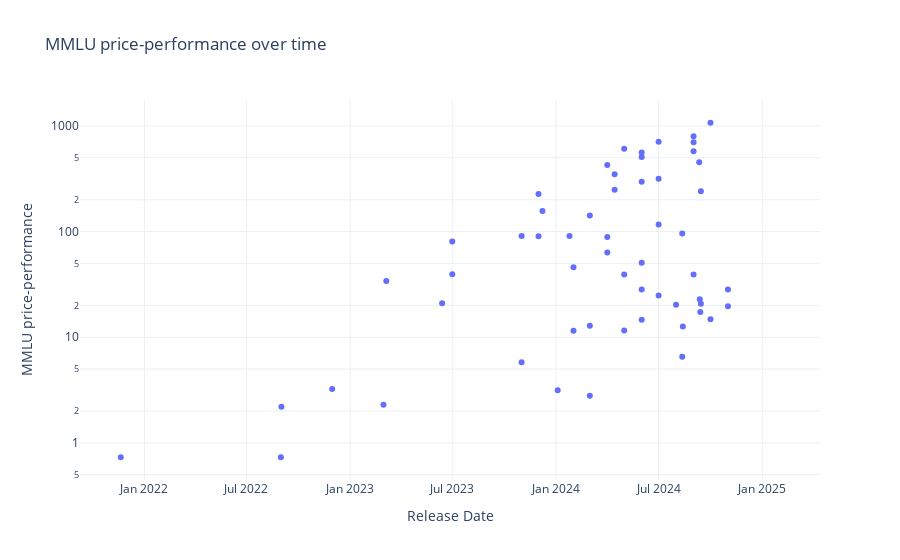

Notebook code cell kept with this figure:
### Code cell
aa_df['MMLU price-performance'] = aa_df['MMLU'] / aa_df['USD per 1M Tokens']
# Plot 'MMLU price-performance' vs. 'Date'
fig = px.scatter(aa_df, x='Release Date', y='MMLU price-performance', title='MMLU price-performance over time', hover_data=['Model Name'])
fig.update_layout(yaxis_type='log')
fig.show()

### Figure 1 — Plotly figure (JSON) as saved in the notebook; plotly's stock layout.template omitted (floating-point values rounded to 4 significant figures)
{"data": [{"customdata": [["GPT-3"], ["GPT-3"], ["GPT-3"], ["GPT-3.5"], ["GPT-4"], ["GPT-3.5 Turbo"], ["GPT-3.5 Turbo"], ["Llama-2-Chat-7B"], ["Llama-2-Chat-13B"], ["GPT-3.5 Turbo"], ["GPT-4 Turbo"], ["Llama 2-70B Chat"], ["Llama 2-7B"], ["Llama 2-13B"], ["GPT-3"], ["GPT-3.5 Turbo"], ["Mistral-Small-2024-02"], ["Mistral-Large-2024-02"], ["Claude-3-Haiku"], ["Claude-3-Sonnet"], ["Claude-3-Opus"], ["Llama-3-Instruct-70B"], ["Llama-3-Instruct-8B"], ["Mistral-8x22"], ["Llama 2-13B"], ["Llama 2-7B"], ["Gemini-1.5-Pro-2024-05"], ["Gemini-1.5-Flash-2024-05"], ["GPT-4o-2024-05"], ["Mistral-Large-2-2024-06"], ["Mistral-NeMo"], ["Claude-3.5-Haiku"], ["Gemma-2-27B"], ["Claude-3.5-Sonnet-2024-06"], ["Gemma-2-9B"], ["GPT-4o-mini"], ["Llama-3.1-Instruct-70B"], ["Llama-3.1-Instruct-405B"], ["Llama-3.1-Instruct-8B"], ["GPT-4o-2024-08"], ["Claude 2.1"], ["Claude 2"], ["Gemini 1.0 Pro"], ["Claude Instant"], ["Cohere Command"], ["Command R"], ["Command R+"], ["Cohere Command Light"], ["Gemini-1.5-Pro-2024-09"], ["Gemini-1.5-Flash-2024-09"], ["Llama-3.2-Instruct-1B"], ["Llama-3.2-Instruct-3B"], ["DeepSeek-Coder-V2 236B"], ["o1-preview"], ["Jamba 1.5-Large"], ["o1-mini"], ["Command R+"], ["Mistral 7B"], ["Reka Core"], ["Gemini-1.5-Flash-8B"], ["Claude-3.5-Sonnet-2024-10"], ["GPT-4o-2024-11"], ["Mistral-Large-2-2024-11"], ["o1"], ["DeepSeek-V3"], ["DeepSeek-R1"], ["o1-mini"], ["o3-mini"]], "hovertemplate": "Release Date=%{x}<br>MMLU price-performance=%{y}<br>Model Name=%{customdata[0]}<extra></extra>", "legendgroup": "", "marker": {"color": "#636efa", "symbol": "circle"}, "mode": "markers", "name": "", "orientation": "v", "showlegend": false, "type": "scatter", "x": ["2021-11-20T00:00:00", "2022-08-31T00:00:00", "2022-09-01T00:00:00", "2022-11-30T00:00:00", "2023-03-01T00:00:00", "2023-03-06T00:00:00", "2023-06-13T00:00:00", "2023-07-01T00:00:00", "2023-07-01T00:00:00", "2023-11-01T00:00:00", "2023-11-01T00:00:00", "2023-12-01T00:00:00", "2023-12-01T00:00:00", "2023-12-08T00:00:00", "2024-01-04T00:00:00", "2024-01-25T00:00:00", "2024-02-01T00:00:00", "2024-02-01T00:00:00", "2024-03-01T00:00:00", "2024-03-01T00:00:00", "2024-03-01T00:00:00", "2024-04-01T00:00:00", "2024-04-01T00:00:00", "2024-04-01T00:00:00", "2024-04-14T00:00:00", "2024-04-14T00:00:00", "2024-05-01T00:00:00", "2024-05-01T00:00:00", "2024-05-01T00:00:00", "2024-06-01T00:00:00", "2024-06-01T00:00:00", "2024-06-01T00:00:00", "2024-06-01T00:00:00", "2024-06-01T00:00:00", "2024-06-01T00:00:00", "2024-07-01T00:00:00", "2024-07-01T00:00:00", "2024-07-01T00:00:00", "2024-07-01T00:00:00", "2024-08-01T00:00:00", "2024-08-12T00:00:00", "2024-08-12T00:00:00", "2024-08-12T00:00:00", "2024-08-12T00:00:00", "2024-08-13T00:00:00", "2024-08-13T00:00:00", "2024-08-13T00:00:00", "2024-08-13T00:00:00", "2024-09-01T00:00:00", "2024-09-01T00:00:00", "2024-09-01T00:00:00", "2024-09-01T00:00:00", "2024-09-11T00:00:00", "2024-09-12T00:00:00", "2024-09-12T00:00:00", "2024-09-12T00:00:00", "2024-09-13T00:00:00", "2024-09-14T00:00:00", "2024-09-14T00:00:00", "2024-10-01T00:00:00", "2024-10-01T00:00:00", "2024-11-01T00:00:00", "2024-11-01T00:00:00", "2024-12-17T00:00:00", "2024-12-26T00:00:00", "2025-01-20T00:00:00", "2025-01-31T00:00:00", "2025-01-31T00:00:00"], "xaxis": "x", "y": [0.7317, 0.7317, 2.195, 3.24, 2.293, 34, 20.92, 39.39, 80.36, 90.67, 5.8, 90.36, 226.5, 156.6, 3.155, 90.67, 46, 11.5, 142, 12.83, 2.8, 88.76, 426.7, 63.33, 249.1, 348.5, 39.27, 607.7, 11.6, 28.33, 507.7, 50.62, 296.2, 14.67, 561.5, 315.4, 116.7, 24.86, 710, 20.32, null, 6.542, 95.73, null, null, null, 12.62, null, 39.27, 576.9, 700, 800, 452.6, null, 22.86, null, 17.3, 240.4, 20.8, 1071.0, 14.83, 19.63, 28.33, null, null, null, null, null], "yaxis": "y"}], "layout": {"legend": {"tracegroupgap": 0}, "title": {"text": "MMLU price-performance over time"}, "xaxis": {"anchor": "y", "domain": [0, 1], "title": {"text": "Release Date"}}, "yaxis": {"anchor": "x", "domain": [0, 1], "title": {"text": "MMLU price-performance"}, "type": "log"}}}
